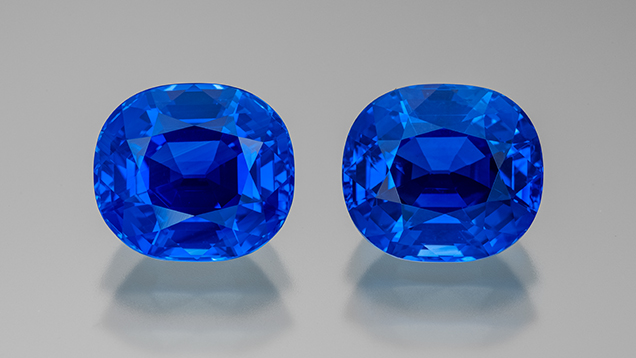
#> input picture q10/sapphire.jpg, 636 x 358 px
$ python q10c.py
#> lines starting #> are read from the running program, lines starting #| are printed output that depends on the picture; after the words box and inside, x2 and y2 are one past the last pixel; in counts of white or black regions, pixels touching at a corner belong together
import cv2, numpy as np, matplotlib.pyplot as plt

IMG = "sapphire.jpg"
bgr = cv2.imread(IMG)
#> bgr is the input picture: shape (358, 636, 3); mean B, G, R 169, 137.3, 123.1
if bgr is None: raise FileNotFoundError(IMG)
rgb = cv2.cvtColor(bgr, cv2.COLOR_BGR2RGB)

hsv = cv2.cvtColor(cv2.GaussianBlur(bgr,(5,5),0), cv2.COLOR_BGR2HSV)
#> hsv: shape (358, 636, 3); mean H, S, V 46.6, 70.7, 169
mask = cv2.inRange(hsv, np.array([90,40,30]), np.array([140,255,255]))
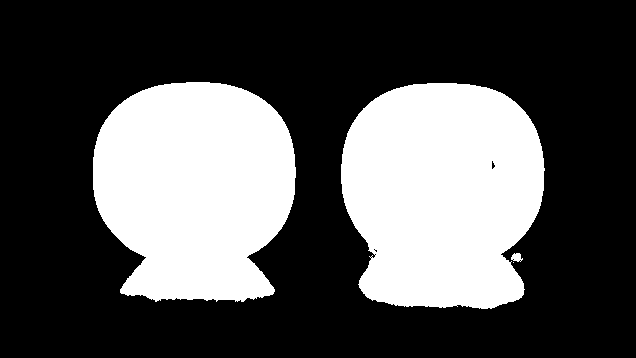
#> mask: shape (358, 636); 32.4% white; 4 white regions (1 under 20 px), largest, box (x1, y1, x2, y2) and area: (341, 83, 545, 309) 37795, (93, 82, 296, 302) 35868, (511, 253, 523, 262) 74
mask = cv2.morphologyEx(mask, cv2.MORPH_OPEN, cv2.getStructuringElement(cv2.MORPH_ELLIPSE,(3,3)), iterations=1)
#> mask: shape (358, 636); 32.4% white; 3 white regions, box (x1, y1, x2, y2) and area: (341, 83, 545, 309) 37782, (93, 82, 296, 302) 35859, (511, 253, 521, 262) 66
mask = cv2.morphologyEx(mask, cv2.MORPH_CLOSE, cv2.getStructuringElement(cv2.MORPH_ELLIPSE,(9,9)), iterations=1)
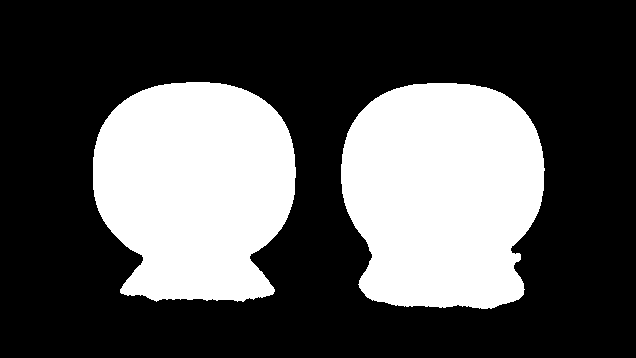
#> mask: shape (358, 636); 32.5% white; 2 white regions, box (x1, y1, x2, y2) and area: (341, 83, 545, 309) 38007, (93, 82, 296, 302) 35890

h, w = mask.shape
#> h = 358; w = 636
ff = mask.copy(); border = np.zeros((h+2,w+2), np.uint8)
cv2.floodFill(ff, border, (0,0), 255); holes = cv2.bitwise_not(ff) & mask
#> after `cv2.floodFill(ff, border, (0, 0), 255)`: ff: shape (358, 636); every value is 255
#> after `holes = cv2.bitwise_not(ff) & mask`: holes: shape (358, 636); every value is 0
mask = cv2.bitwise_or(mask, holes)

count, labels, stats, centroids = cv2.connectedComponentsWithStats(mask, connectivity=8)
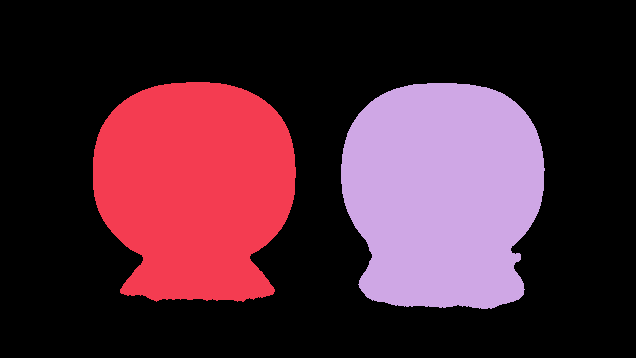
#> labels: shape (358, 636) int32; 3 distinct labels, from 0 to 2; one colour per label, 0 black
#> count = 3; stats = [[0, 0, 636, 358, 153791], [93, 82, 203, 220, 35890], [341, 83, 204, 226, 38007]]; centroids = [[315.3, 172.5], [194.6, 188], [442.3, 193.7]]

areas = []
for i in range(1, count):
    area = stats[i, cv2.CC_STAT_AREA]
    if area >= 100:
        areas.append((i, area))
#> this loop made 2 passes
#> area on passes 1 to 2: 35890, 38007
#> after the loop, areas = [(1, 35890), (2, 38007)]


vis = rgb.copy()
for i, area in areas:
    x,y,w,h = stats[i, cv2.CC_STAT_LEFT], stats[i, cv2.CC_STAT_TOP], stats[i, cv2.CC_STAT_WIDTH], stats[i, cv2.CC_STAT_HEIGHT]
    cv2.rectangle(vis, (x,y), (x+w,y+h), (255,0,0), 2)
    cx, cy = map(int, centroids[i])
    cv2.putText(vis, f"id {i} : {area}px", (x, y-6), cv2.FONT_HERSHEY_SIMPLEX, 0.5, (255,0,0), 1)
#> this loop made 2 passes
#> (i, area, x, y, w, h, cx, cy) on passes 1 to 2: (1, 35890, 93, 82, 203, 220, 194, 188), (2, 38007, 341, 83, 204, 226, 442, 193)
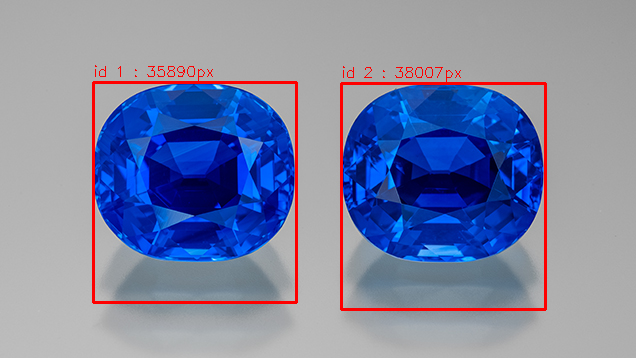
#> vis: shape (358, 636, 3); mean R, G, B 125.3, 133.3, 164.9

print("Areas in pixels (component_id, area_px):")
for i, area in areas:
    print(i, area)
#> this loop made 2 passes
#| 1 35890
#| 2 38007

plt.figure(figsize=(10,5))
plt.subplot(1,2,1); plt.title("Mask"); plt.axis("off"); plt.imshow(mask, cmap="gray")
plt.subplot(1,2,2); plt.title("Labeled / BBoxes"); plt.axis("off"); plt.imshow(vis)
plt.tight_layout(); plt.show()

cv2.imwrite("q10c_labeled.png", cv2.cvtColor(vis, cv2.COLOR_RGB2BGR))
